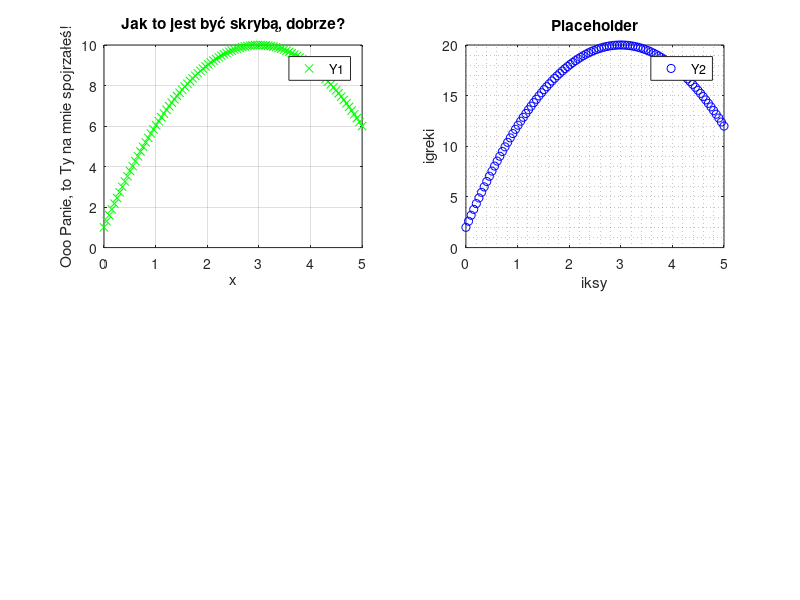

Reproduce this figure in MATLAB.
% quadratic function

clc, clearvars, close all

x = linspace(0, 5);
y = (-(x - 3).^2) + 10;   % anonymous function
y2 = @(x) (-(x - 3).^2) + 10;

% plot(x, y)    % draws a line
% plot(x, y, '*') % draws points instead of a line

[maxVal, index] = max(y)    % max value and it's index
y2(2.137)

figure(1)
subplot(2, 2, 1)
plot(x, y, 'gx')
xlabel('x'), ylabel("Ooo Panie, to Ty na mnie spojrzałeś!"), 
title("Jak to jest być skrybą, dobrze?")
grid on
legend("Y1")

% hold on
% figure(2) % Puts the plot in the separate window/tab
subplot(2, 2, 2)
plot(x, 2*y, 'bo')
xlabel('iksy'), ylabel('igreki'), title("Placeholder")
grid minor
legend("Y2")
